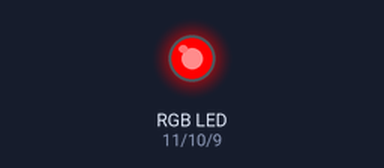
This sketch was run on a simulated Arduino Uno, built with avr-gcc and run on an emulated ATmega328P. Parts: an RGB LED mixed from three pins (HIGH = lit).

Above: at 0.05 s.
At 0.95 s:
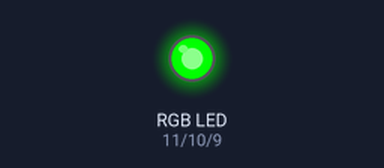
At 1.45 s:
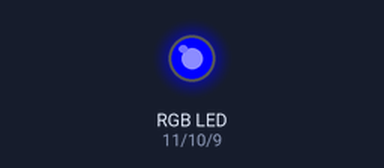
At 1.95 s:
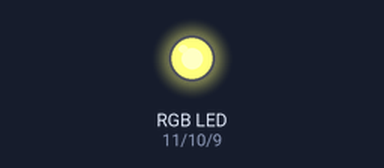
At 2.95 s:
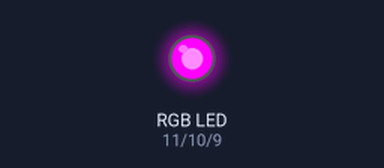
At 3.95 s:
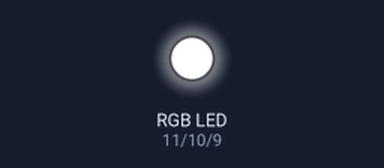
Timing chart, 0 to 5.2 s (numbered marks = the images above):
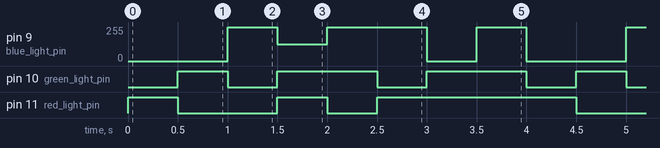

The sketch:

rgb_led_dec18.ino
```cpp
int red_light_pin= 11;
int green_light_pin = 10;
int blue_light_pin = 9;
int timer = 500;
void setup() {
  pinMode(red_light_pin, OUTPUT);
  pinMode(green_light_pin, OUTPUT);
  pinMode(blue_light_pin, OUTPUT);
}
void loop() {
  RGB_color(255, 0, 0); // Red
  delay(timer);
  RGB_color(0, 255, 0); // Green
  delay(timer);
  RGB_color(0, 0, 255); // Blue
  delay(timer);
  RGB_color(255, 255, 125); // Raspberry
  delay(timer);
  RGB_color(0, 255, 255); // Cyan
  delay(timer);
  RGB_color(255, 0, 255); // Magenta
  delay(timer);
  RGB_color(255, 255, 0); // Yellow
  delay(timer);
  RGB_color(255, 255, 255); // White
  delay(timer);
}
void RGB_color(int red_light_value, int green_light_value, int blue_light_value)
 {
  analogWrite(red_light_pin, red_light_value);
  analogWrite(green_light_pin, green_light_value);
  analogWrite(blue_light_pin, blue_light_value);
}
```

Measured:
- by itself, pin 9 (blue_light_pin): repeats every 4.0 s: 125/255 0.50 s, 255/255 1.0 s, 0/255 0.50 s, 255/255 0.50 s, 0/255 1.0 s, 255/255 0.50 s
- by itself, pin 10 (green_light_pin): repeats every 4.0 s: 2 × (LOW 0.50 s, HIGH 1.0 s), LOW 0.50 s, HIGH 0.50 s
- by itself, pin 11 (red_light_pin): repeats every 4.0 s: LOW 1.0 s, HIGH 0.50 s, LOW 0.50 s, HIGH 2.0 s
